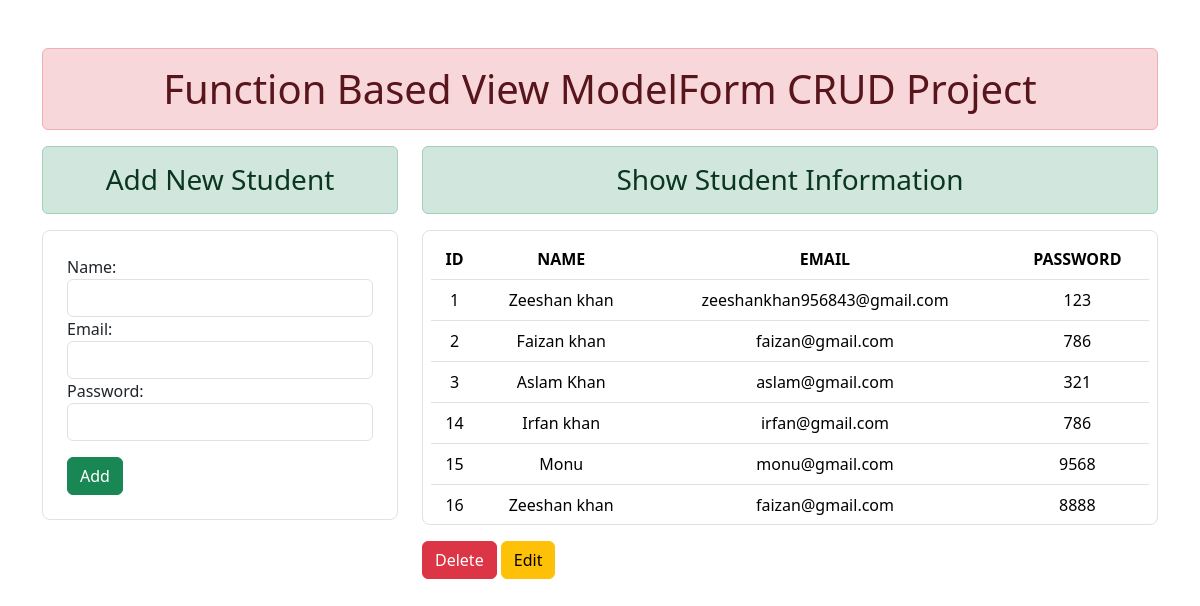
The page / on the database its author committed.
### firstapp/models.py (models this page shows)
class Student(models.Model):
    name=models.CharField(max_length=30)
    email=models.EmailField()
    password=models.CharField(max_length=50)

### firstapp/views.py (the view)
# urls.py: path('',index),
def index(request):
    form=StudentRegistration
    if request.method=='POST':
        form=StudentRegistration(request.POST)
        if form.is_valid():
            form.save(commit=True)
        form=StudentRegistration
    data=Student.objects.all()
    return render(request,'index.html',{'form':form,'data':data})

### templates/index.html (shortened to what this page needs)
<!DOCTYPE html>
{% load static %}
<html lang="en">
<head>
    <link rel="stylesheet" href="{% static 'css/bootstrap/css/bootstrap.css' %}">
    <link rel="stylesheet" href="{% static 'css/main.css' %}">
</head>
<body>
    <div class="container mt-5">
        <div class="row">
            <div class="col-12">
                <h1 class="alert alert-danger text-center">Function Based View ModelForm CRUD Project</h1>
            </div>
        </div>
        <div class="row  ">
            <div class="col-lg-4">
                <h3 class="alert alert-success text-center">Add New Student</h3>
                <form action="" method="POST" class="border p-4 rounded-3">
                    {{form}}
                    <input type="submit" value="Add" class="btn btn-success mt-3">
                </form>
            </div>
            <div class="col-lg-8 text-center">
                <h3 class="alert alert-success text-center">Show Student Information</h3>
                <div class="box border rounded-3 p-2" >
                {% if data %}
                <table class="table">
                    <thead>
                        <tr>
                            <th>ID</th>
                            <th>NAME</th>
                            <th>EMAIL</th>
                            <th>PASSWORD</th>
                        </tr>
                    </thead>
                    <tbody>
                        {% for d in data %}
                        <tr>
                            <td>{{d.id}}</td>
                            <td>{{d.name}}</td>
                            <td>{{d.email}}</td>
                            <td>{{d.password}}</td>
                        </tr>
                        {% endfor %}
                    </tbody>
                </table>
                {% else %}
                <h4>Data Not Found</h4>
                {% endif %}
                </div>
                <div class="row text-start mt-3">
                    <div class="col">
                        <button type="button" class="btn btn-danger" data-bs-toggle="modal" data-bs-target="#staticBackdrop">
                            Delete
                          </button>
                <button type="button" class="btn btn-warning" data-bs-toggle="modal" data-bs-target="#staticBackdrop1">Edit
                    </button>
                    </div>
                </div>
            </div>
        </div>
    </div>
</body>
</html>

### static/css/main.css (style rules this page uses)
.box { height: 295px; overflow-y: scroll; }

### rows shown on the page
Student: id "1", name "Zeeshan khan", email "zeeshankhan956843@gmail.com", password "123"
Student: id "2", name "Faizan khan", email "faizan@gmail.com", password "786"
Student: id "3", name "Aslam Khan", email "aslam@gmail.com", password "321"
Student: id "14", name "Irfan khan", email "irfan@gmail.com", password "786"
Student: id "15", name "Monu", email "monu@gmail.com", password "9568"
Student: id "16", name "Zeeshan khan", email "faizan@gmail.com", password "8888"
